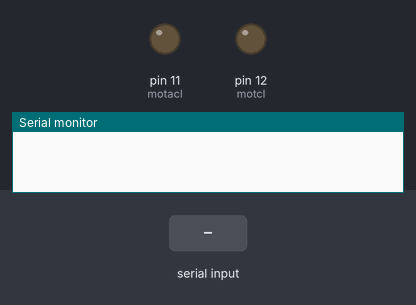
The sketch below on a simulated Arduino Uno, built with avr-gcc and run on an emulated ATmega328P. On the bench: output pins drawn as LEDs (lit = HIGH), the last lines printed to the serial monitor. The test bench sets the inputs (shaded band).

Above: at 2.2 s.
2.3 s: "on" received over Serial
At 4.5 s:
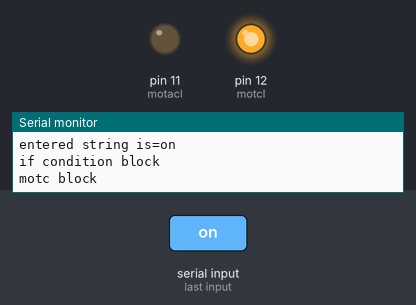
4.8 s: "off" received over Serial
At 6.8 s:
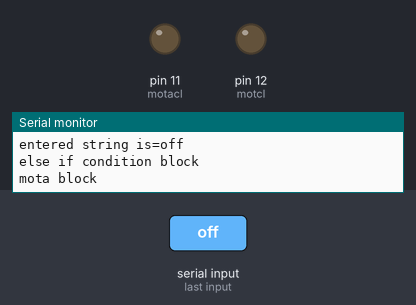
Timing chart, 0 to 8.3 s (numbered marks = the images above; inputs shaded):
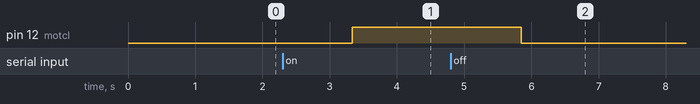

Measured:
- after the input at 2.3 s, pin 12 (motcl): LOW → HIGH after 1.0 s
- after the input at 4.8 s, pin 12 (motcl): HIGH → LOW after 1.0 s

The sketch:

moter_control_by_bluetooth.ino
```cpp
//#include<SoftwareSerial.h>//to include software serial class file
///void send_to_mobile();//prototype
//void send_from_mobile();//prototype
void motc();
void mota();
void motoff();
String t;
//char i;
int motcl=12;
int motacl=11;
//SoftwareSerial mySerial(9,10);//to make pin 9,10 as Rx,Tx respectively for serial communication between bluetooh module and arduino
void setup()
{
  motoff();
  Serial.begin(9600);//baud rate  between serial moniter and arduino serial ports 0,1

  delay(1000);
  pinMode(motcl,OUTPUT);
   pinMode(motacl,OUTPUT);
  }
  void loop()
  {

      if (Serial.available()>0)// check if serial data is available at pin 9
      {

        t=Serial.readString();
        Serial.flush();//hold the program until we enter all input on pin 9,10
       Serial.println(t);

         Serial.println("trasfering data from bluetooth to arduino");
          Serial.print("entered string is=");
           Serial.println(t);//print the value of t
        if(t=="on")// if sms from mobile is on then this bloch execute and call motc()
        {
          Serial.println("if condition block");
          motc();

          }
          else if(t=="off")// if sms from mobile is off then this bloch execute and call mota()
          {
            Serial.println("else if condition block");
            mota();

            }
            else// if sms from mobile is anything other than off then this block will execute
            {
              Serial.println("else condition block");
              motoff();

              }
        }
    }

        void motc()
        {
          Serial.println("motc block");
          analogWrite(motcl,255);
          analogWrite(motacl,0);


          }
          void mota()
        {
          Serial.println("mota block");
          analogWrite(motcl,0);
          analogWrite(motacl,0);


          }
          void motoff()
        {
          Serial.println("motoff block");
          analogWrite(motcl,0);
          analogWrite(motacl,0);
           Serial.println("enter valid command");

          }
```
